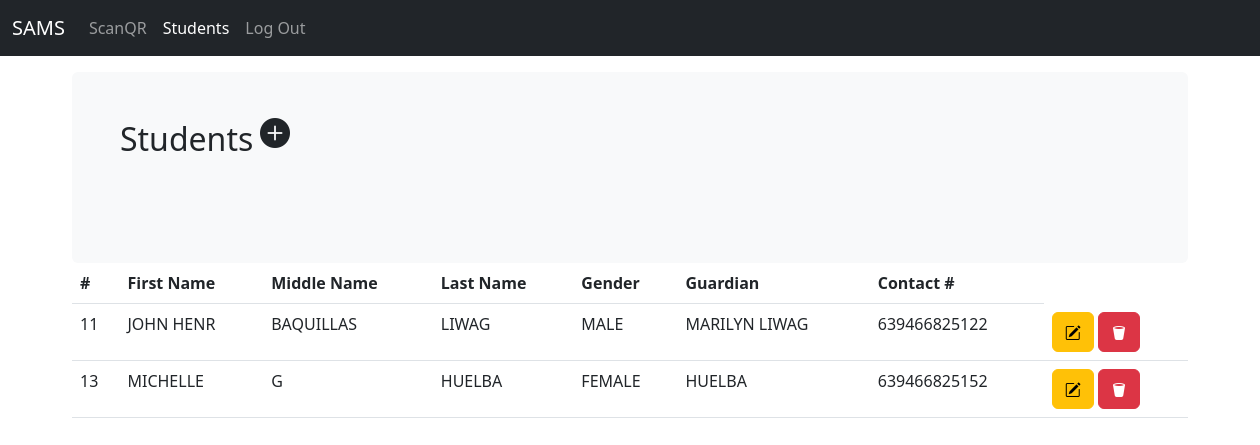
The app's page /pages/students.php with its own data.
### tables this page shows
CREATE TABLE `students` (
  `studentID` int(11) NOT NULL,
  `firstname` varchar(50) NOT NULL,
  `middlename` varchar(50) NOT NULL,
  `lastname` varchar(50) NOT NULL,
  `gender` varchar(10) NOT NULL,
  `nameOfguardian` varchar(50) NOT NULL,
  `cont_of_guardian` varchar(15) NOT NULL,
  `student_password` varchar(255) NOT NULL
);

### pages/students.php (the view, shortened to what this page needs)
<?php include "../connection/connection.php";
 ?>
<!doctype html>
<html lang="en">
  <head>
    <link rel="stylesheet" href="https://cdn.jsdelivr.net/npm/bootstrap-icons@1.7.1/font/bootstrap-icons.css">
<link href="../assets/dist/css/bootstrap.min.css" rel="stylesheet">
    <link href="navbar-top-fixed.css" rel="stylesheet">
  </head>
  <body>
<nav class="navbar navbar-expand-md navbar-dark fixed-top bg-dark">
  <div class="container-fluid">
    <a class="navbar-brand" href="#">SAMS</a>
    <div class="collapse navbar-collapse" id="navbarCollapse">
      <ul class="navbar-nav me-auto mb-2 mb-md-0">
         <li class="nav-item">
          <a class="nav-link " href="scanQR.php">ScanQR</a>
        </li>
        <li class="nav-item">
          <a class="nav-link active" aria-current="page" href="students.php">Students</a>
        </li>
        <li class="nav-item">
          <a class="nav-link" href="sign_in-admin.php">Log Out</a>
        </li>
      </ul>
    </div>
  </div>
</nav>
<main class="container">
  <div class="bg-light p-5 rounded">
    <h2>Students</h2><div class="add-button"><a data-toggle="modal" data-target="#studentaddmodal" ><i class="bi bi-plus-circle-fill"></i></a></div>
        </div>
   <table class="table table-hover">
            <thead>
              <tr>
                <th scope="col">#</th>
                <th scope="col">First Name</th>
                <th scope="col">Middle Name</th>
                <th scope="col">Last Name</th>
                <th scope="col">Gender</th>
                <th scope="col">Guardian</th>
                <th scope="col">Contact #</th>
              </tr>
            </thead>
            <tbody>
              <?php
$sql = "SELECT * FROM `students`";
$result = $db->query($sql);
if ($result->num_rows > 0) {
    while($row = $result->fetch_assoc()) {
        $eid = $row ['studentID'];
        $fname = $row['firstname'];
        $mname = $row['middlename'];
        $lname= $row['lastname'];
        $gender= $row['gender'];
        $gname= $row['nameOfguardian'];
        $contact = $row['cont_of_guardian'];
      echo '<tr>';
      echo '
                                <td scope="row">'.$eid.'</td>
                                <td>'.$fname.'</td>
                                <td>'.$mname.'</td>
                                <td>'.$lname.'</td>
                                <td>'.$gender.'</td>
                                <td>'.$gname.'</td>
                                <td>'.$contact.'</td>
                                <td>';
                                 echo "<a href='students.php?s_id=$eid'  class='btn btn-warning editbtn'><i class='bi bi-pencil-square'></i></a>
                                 <button class='btn btn-danger deletebtn '><i class='bi bi-trash2-fill'></i></button>
                              </th>";
                            echo '</tr>';
    }
} else {
    echo '
                              <div class="results">No Data Record </div>';
}
?>
            </tbody>
          </table>
</main>
  </body>
</html>

### pages/navbar-top-fixed.css (style rules this page uses)
body { min-height: 75rem; padding-top: 4.5rem; }

### pages/students.php (style rules this page uses)
.add-button { color: ; font-size: 30px; position: relative; top:-60px; right: -140px; }
.bi { vertical-align: -.125em; fill: currentColor; }

### records on screen
students: studentID "11", firstname "JOHN HENR", middlename "BAQUILLAS", lastname "LIWAG", gender "MALE", nameOfguardian "MARILYN LIWAG", cont_of_guardian "639466825122"
students: studentID "13", firstname "MICHELLE", middlename "G", lastname "HUELBA", gender "FEMALE", nameOfguardian "HUELBA", cont_of_guardian "639466825152"
